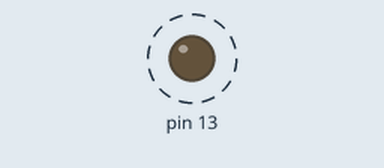
A sketch run on a simulated Arduino Uno, built with avr-gcc and run on an emulated ATmega328P. Shown: output pins drawn as LEDs (lit = HIGH). Dashed ring = blinking.

Above: at 0.5 s.
Timing chart, 0 to 4.6 s (numbered marks = the images above):
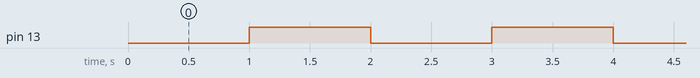

The sketch:

Timer_interrupt_3.ino
```cpp
// Lab 2 - Interrupt
// Exercise 3: Timer1 Compare match A interrupt


#include <avr/io.h>
#include <avr/interrupt.h>

volatile uint8_t ledState = 0;


int main(void)
{
  //LED pin setup
  //PB5 (Arduino D13) as output
  DDRB |= (1 << DD5);

  //Timer1 setup
  //1. CTC Mode (Clear timer on compare match)
  //WGM12 = 1, CTC mode
  TCCR1B |= (1 << WGM12);
  TCCR1A = 0;

  //2. Setting the prescaler to 1024 (CS12 = 1, CS10=1)
  TCCR1B |= (1 << CS12) | (1 << CS10);

  //3. Setting the compare value for 1 second interval
  //Timer tick = (Prescaler / f_CPU) = 1024/16 MHz = 64 ɥs per tick
  //1 second / 65 ɥs = 15625 ticks
  OCR1A = 15625;

  //4. Enable Output compare A match Interrupt
  //OCIEA1A = Output Compare Register Interrupt Enable for register A, Timer1
  //This means that every second (as per OCR1Acalculation), an ISR (Interrupt service routine) Will run
  TIMSK1 |= (1 << OCIE1A);


  //Enable global interrupts
  sei();

  while(1)
  {
    //We could put our program here.
  }
}


//We run this function every time when the Timer1 reaches the value of OCR1A
ISR(TIMER1_COMPA_vect)
{
  ledState = !ledState;

  //LED on
  if(ledState)
  {
    PORTB |= (1 << PORTB5);
  }

  //LED off

  else
  {
    PORTB &= ~(1 << PORTB5);
  }
}
```

Measured:
- by itself, pin 13: alternates HIGH for 1.0 s and LOW for 1.0 s
